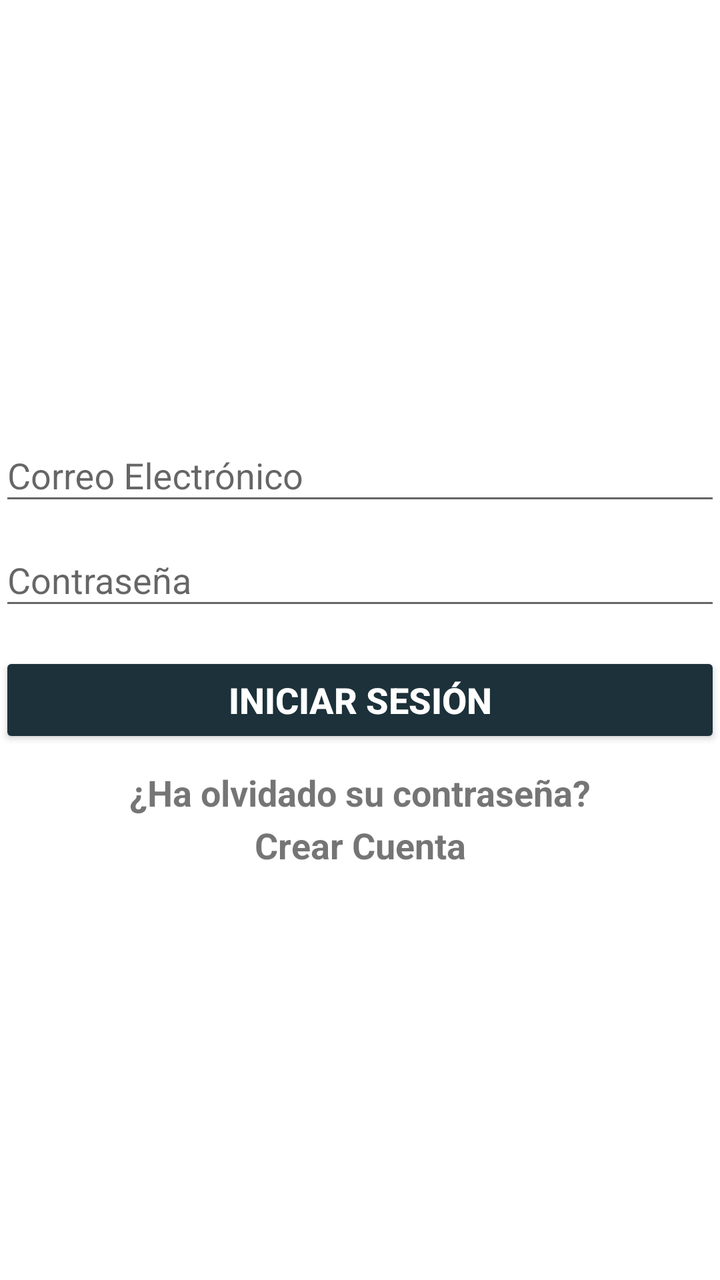
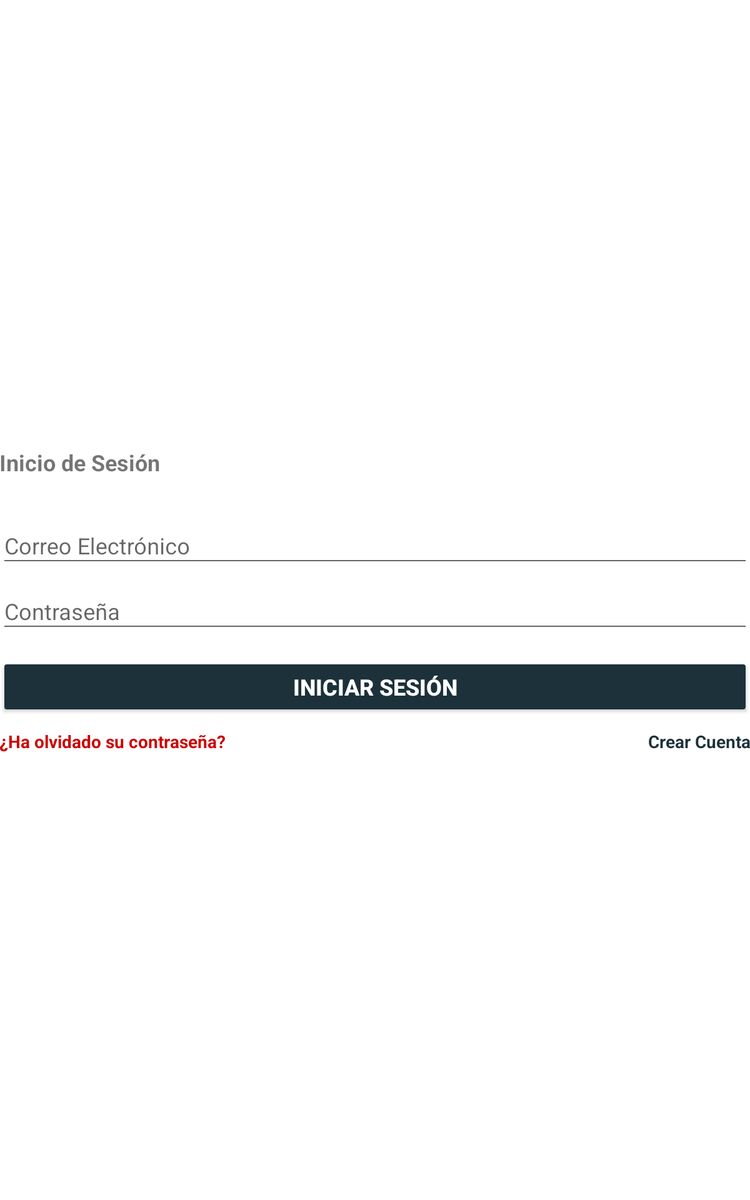

First picture: res/layout/ on a phone held upright. Second picture: the repository's own variant of that layout, on a device whose configuration matches the variant's folder. Source for both follows.
<!-- AndroidManifest.xml: application theme AppTheme.NoActionBar -->
<!-- res/layout/activity_login.xml -->
<RelativeLayout xmlns:android="http://schemas.android.com/apk/res/android"
    xmlns:tools="http://schemas.android.com/tools"
    android:layout_width="match_parent"
    android:layout_height="match_parent"
    android:gravity="center_vertical|center_horizontal"
    android:orientation="vertical"
    android:paddingBottom="@dimen/activity_vertical_margin"
    android:paddingLeft="@dimen/activity_horizontal_margin"
    android:paddingRight="@dimen/activity_horizontal_margin"
    android:paddingTop="@dimen/activity_vertical_margin"
    tools:context="com.rialvik.autiyoda.LoginActivity">

    
    <ProgressBar
        android:id="@+id/login_progress"
        style="?android:attr/progressBarStyleLarge"
        android:layout_width="wrap_content"
        android:layout_height="wrap_content"
        android:layout_marginBottom="8dp"
        android:visibility="gone" />

    <ScrollView
        android:id="@+id/login_form"
        android:layout_width="match_parent"
        android:layout_height="wrap_content">

        <LinearLayout
            android:id="@+id/email_login_form"
            android:layout_width="match_parent"
            android:layout_height="wrap_content"
            android:gravity="center_vertical|center_horizontal|center"
            android:orientation="vertical">

            <android.support.design.widget.TextInputLayout
                android:layout_width="match_parent"
                android:layout_height="wrap_content">

                <AutoCompleteTextView
                    android:id="@+id/email"
                    android:layout_width="match_parent"
                    android:layout_height="wrap_content"
                    android:hint="@string/prompt_email"
                    android:inputType="textEmailAddress"
                    android:maxLines="1"
                    android:singleLine="true" />

            </android.support.design.widget.TextInputLayout>

            <android.support.design.widget.TextInputLayout
                android:layout_width="match_parent"
                android:layout_height="wrap_content">

                <EditText
                    android:id="@+id/password"
                    android:layout_width="match_parent"
                    android:layout_height="wrap_content"
                    android:hint="@string/prompt_password"
                    android:imeActionId="6"
                    android:imeActionLabel="@string/action_sign_in_short"
                    android:imeOptions="actionUnspecified"
                    android:inputType="textPassword"
                    android:maxLines="1"
                    android:singleLine="true" />

            </android.support.design.widget.TextInputLayout>

            <Button
                android:id="@+id/email_sign_in_button"
                style="@style/Widget.AppCompat.Button.Colored"
                android:layout_width="match_parent"
                android:layout_height="wrap_content"
                android:layout_marginTop="16dp"
                android:layout_marginBottom="10dp"
                android:text="@string/action_sign_in"
                android:onClick="onClick"
                android:textSize="18sp"
                android:textStyle="bold" />

            <TextView
                android:id="@+id/textViewResetPassword"
                android:layout_width="match_parent"
                android:layout_height="wrap_content"
                android:layout_marginBottom="2dp"
                android:onClick="onClick"
                android:text="@string/forgotPassword"
                android:textAlignment="center"
                android:textSize="18sp"
                android:textStyle="bold" />

            <TextView
                android:id="@+id/textViewSignUpOpt"
                android:layout_width="match_parent"
                android:layout_height="wrap_content"
                android:text="@string/signUpQ"
                android:textAlignment="center"
                android:textSize="18sp"
                android:onClick="onClick"
                android:textStyle="bold" />

        </LinearLayout>
    </ScrollView>

</RelativeLayout>
<!-- resources referenced by this layout -->
<resources>
  <string name="action_sign_in">Iniciar Sesión</string>
  <string name="action_sign_in_short">Iniciar Sesión</string>
  <string name="forgotPassword">¿Ha olvidado su contraseña?</string>
  <string name="prompt_email">Correo Electrónico</string>
  <string name="prompt_password">Contraseña</string>
  <string name="signUpQ">Crear Cuenta</string>
  <style name="AppTheme.NoActionBar">
          <item name="windowActionBar">false</item>
          <item name="windowNoTitle">true</item>
      </style>
</resources>
<!-- res/layout-sw600dp/activity_login.xml (the repository's variant of the layout above) -->
<!-- drawn on a 7-inch tablet held upright -->
<RelativeLayout xmlns:android="http://schemas.android.com/apk/res/android"
    xmlns:tools="http://schemas.android.com/tools"
    android:layout_width="match_parent"
    android:layout_height="match_parent"
    android:gravity="center_vertical|center_horizontal"
    android:orientation="vertical"
    android:paddingBottom="@dimen/activity_vertical_margin"
    android:paddingLeft="@dimen/activity_horizontal_margin"
    android:paddingRight="@dimen/activity_horizontal_margin"
    android:paddingTop="@dimen/activity_vertical_margin"
    tools:context="com.rialvik.autiyoda.LoginActivity">

    
    <ProgressBar
        android:id="@+id/login_progress"
        style="?android:attr/progressBarStyleLarge"
        android:layout_width="wrap_content"
        android:layout_height="wrap_content"
        android:layout_marginBottom="8dp"
        android:visibility="gone" />

    <ScrollView
        android:id="@+id/login_form"
        android:layout_width="match_parent"
        android:layout_height="wrap_content"
        android:layout_alignParentTop="true"
        android:layout_centerHorizontal="true">

        <LinearLayout
            android:id="@+id/email_login_form"
            android:layout_width="match_parent"
            android:layout_height="wrap_content"
            android:gravity="center_vertical|center_horizontal|center"
            android:orientation="vertical">

            <TextView
                android:id="@+id/welcome"
                android:layout_width="match_parent"
                android:layout_height="wrap_content"
                android:paddingBottom="10pt"
                android:text="@string/login"
                android:textSize="18sp"
                android:textStyle="bold" />

            <android.support.design.widget.TextInputLayout
                android:layout_width="match_parent"
                android:layout_height="wrap_content">

                <AutoCompleteTextView
                    android:id="@+id/email"
                    android:layout_width="match_parent"
                    android:layout_height="wrap_content"
                    android:hint="@string/prompt_email"
                    android:inputType="textEmailAddress"
                    android:maxLines="1"
                    android:singleLine="true"
                    android:textAlignment="center" />

            </android.support.design.widget.TextInputLayout>

            <android.support.design.widget.TextInputLayout
                android:layout_width="match_parent"
                android:layout_height="wrap_content">

                <EditText
                    android:id="@+id/password"
                    android:layout_width="match_parent"
                    android:layout_height="wrap_content"
                    android:hint="@string/prompt_password"
                    android:imeActionId="6"
                    android:imeActionLabel="@string/action_sign_in_short"
                    android:imeOptions="actionUnspecified"
                    android:inputType="textPassword"
                    android:maxLines="1"
                    android:singleLine="true"
                    android:textAlignment="center" />

            </android.support.design.widget.TextInputLayout>

            <Button
                android:id="@+id/email_sign_in_button"
                style="@style/Widget.AppCompat.Button.Colored"
                android:layout_width="match_parent"
                android:layout_height="wrap_content"
                android:layout_marginBottom="10dp"
                android:layout_marginTop="16dp"
                android:onClick="onClick"
                android:text="@string/action_sign_in"
                android:textSize="18sp"
                android:textStyle="bold" />

            <RelativeLayout
                android:layout_width="match_parent"
                android:layout_height="wrap_content">

                <TextView
                    android:id="@+id/textViewResetPassword"
                    android:layout_width="wrap_content"
                    android:layout_height="wrap_content"
                    android:layout_alignParentStart="true"
                    android:onClick="onClick"
                    android:text="@string/forgotPassword"
                    android:textAlignment="viewStart"
                    android:textColor="@android:color/holo_red_dark"
                    android:textSize="14sp"
                    android:textStyle="bold" />

                <TextView
                    android:id="@+id/textViewSignUpOpt"
                    android:layout_width="wrap_content"
                    android:layout_height="wrap_content"
                    android:layout_alignParentEnd="true"
                    android:onClick="onClick"
                    android:text="@string/signUpQ"
                    android:textAlignment="viewStart"
                    android:textColor="?attr/colorAccent"
                    android:textSize="14sp"
                    android:textStyle="bold" />

            </RelativeLayout>
        </LinearLayout>
    </ScrollView>

</RelativeLayout>
<!-- resources referenced by the variant -->
<!-- as a 7-inch tablet held upright resolves them -->
<resources>
  <string name="action_sign_in">Iniciar Sesión</string>
  <string name="action_sign_in_short">Iniciar Sesión</string>
  <string name="forgotPassword">¿Ha olvidado su contraseña?</string>
  <string name="login">Inicio de Sesión</string>
  <string name="prompt_email">Correo Electrónico</string>
  <string name="prompt_password">Contraseña</string>
  <string name="signUpQ">Crear Cuenta</string>
  <style name="AppTheme.NoActionBar">
          <item name="windowActionBar">false</item>
          <item name="windowNoTitle">true</item>
      </style>
</resources>
